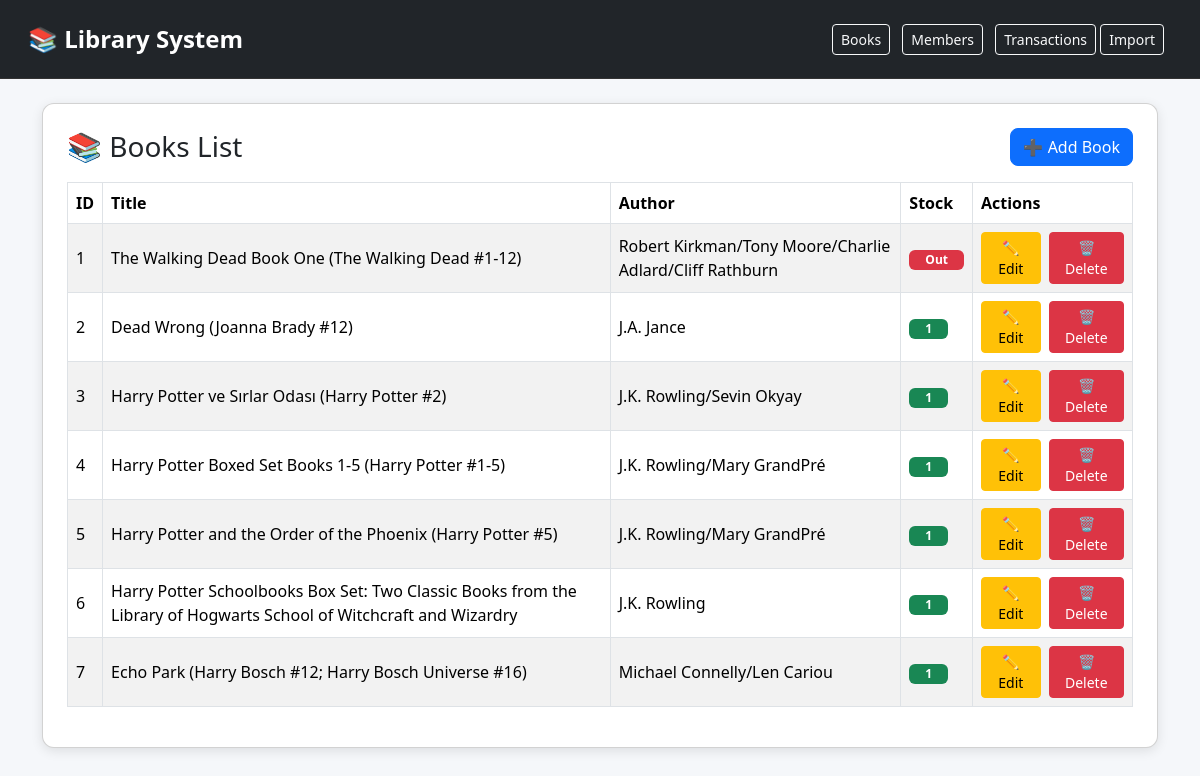
/books, run on the app's committed database.
### models/book.py (models this page shows)
class Book(db.Model):
    id = db.Column(db.Integer, primary_key=True)
    title = db.Column(db.String(150), nullable=False)
    author = db.Column(db.String(100), nullable=False)
    isbn = db.Column(db.String(13), unique=True, nullable=False)
    publisher = db.Column(db.String(100), nullable=True)
    pages = db.Column(db.Integer, nullable=True)
    stock = db.Column(db.Integer, default=0)

### app.py (the view)
@app.route("/books")
def books():
    from models.book import Book
    all_books = Book.query.all()
    return render_template("books.html", books=all_books)

### templates/books.html
{% extends "base.html" %}
{% block content %}
<div class="card card-custom p-4">
    <div class="d-flex justify-content-between align-items-center mb-3">
        <h3 class="m-0">📚 Books List</h3>
        <a href="/books/add" class="btn btn-primary btn-custom">➕ Add Book</a>
    </div>
    <table class="table table-striped table-bordered align-middle">
        <thead>
            <tr>
                <th>ID</th>
                <th>Title</th>
                <th>Author</th>
                <th>Stock</th>
                <th style="width:160px;">Actions</th>
            </tr>
        </thead>
        <tbody>
            {% for book in books %}
            <tr>
                <td>{{ book.id }}</td>
                <td>{{ book.title }}</td>
                <td>{{ book.author }}</td>
                <td>
                    {% if book.stock > 0 %}
                        <span class="badge bg-success px-3">{{ book.stock }}</span>
                    {% else %}
                        <span class="badge bg-danger px-3">Out</span>
                    {% endif %}
                </td>
                <td>
                    <div class="d-flex gap-2">
                        <a href="/books/edit/{{ book.id }}" class="btn btn-warning btn-sm">✏ Edit</a>
                        <a href="/books/delete/{{ book.id }}" class="btn btn-danger btn-sm">🗑 Delete</a>
                    </div>
                </td>
            </tr>
            {% endfor %}
        </tbody>
    </table>
</div>
{% endblock %}

### templates/base.html (shortened to what this page needs)
<!DOCTYPE html>
<html lang="en">
<head>
    <link href="https://cdn.jsdelivr.net/npm/bootstrap@5.3.2/dist/css/bootstrap.min.css" rel="stylesheet">
</head>
<body>
<nav class="navbar navbar-dark bg-dark p-3">
    <div class="container-fluid">
        <a class="navbar-brand fw-bold fs-4" href="/">📚 Library System</a>
        <div>
            <a href="/books" class="btn btn-outline-light btn-sm me-2">Books</a>
            <a href="/members" class="btn btn-outline-light btn-sm me-2">Members</a>
            <a href="/transactions" class="btn btn-outline-light btn-sm">Transactions</a>
            <a href="/import_books" class="btn btn-outline-light btn-sm me-2">Import</a>
        </div>
    </div>
</nav>
<div class="container mt-4">
    {% block content %}{% endblock %}
</div>
</body>
</html>

### templates/base.html (style rules this page uses)
body { background-color: #f5f7fa; }
.navbar { border-bottom: 1px solid #333; }
.card-custom { border-radius: 12px; box-shadow: 0 3px 12px rgba(0,0,0,0.1); }
.table thead { background: #212529; color: white; }
.btn-custom { border-radius: 8px; }

### data on the page
Book: id "1", title "The Walking Dead Book One (The Walking Dead #1-12)", author "Robert Kirkman/Tony Moore/Charlie Adlard/Cliff Rathburn", stock "Out"
Book: id "2", title "Dead Wrong (Joanna Brady #12)", author "J.A. Jance", stock "1"
Book: id "3", title "Harry Potter ve Sırlar Odası (Harry Potter #2)", author "J.K. Rowling/Sevin Okyay", stock "1"
Book: id "4", title "Harry Potter Boxed Set Books 1-5 (Harry Potter #1-5)", author "J.K. Rowling/Mary GrandPré", stock "1"
Book: id "5", title "Harry Potter and the Order of the Phoenix (Harry Potter #5)", author "J.K. Rowling/Mary GrandPré", stock "1"
Book: id "6", title "Harry Potter Schoolbooks Box Set: Two Classic Books from the Library of Hogwarts School of Witchcraft and Wizardry", author "J.K. Rowling", stock "1"
Book: id "7", title "Echo Park (Harry Bosch #12; Harry Bosch Universe #16)", author "Michael Connelly/Len Cariou", stock "1"
